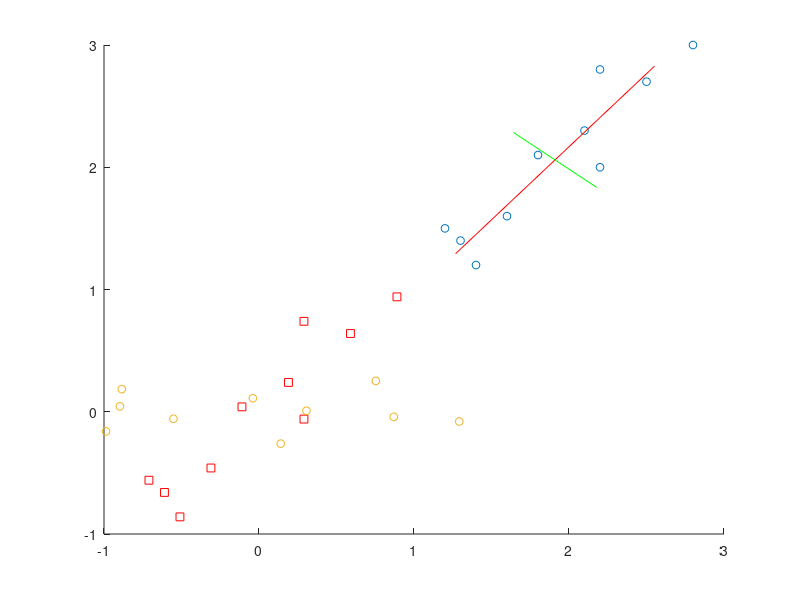
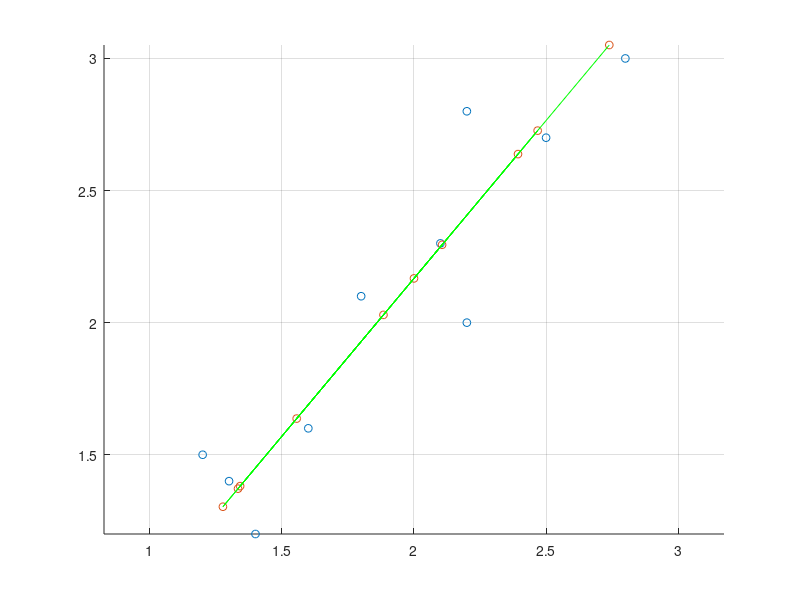

These charts were generated, in order, by the following MATLAB code:
% Example to demonstrate the use of PCA in 2D.
% Computes the principal components, and then
% rebuilds the data fully using both dimensions, 
% or approximately using only one dimension.
%
% last edited: 15/03/2014

clear all;  close all;

disp('This is the example data set:')
V = [2.8 2.2 2.2 1.6 2.5 1.4 1.8 1.2 2.1 1.3;   
      3.0 2.0 2.8 1.6 2.7 1.2 2.1 1.5 2.3 1.4];
disp(V');  

m1 = mean(V(1,:)); m2 = mean(V(2,:));

Vm1 = V(1,:) - m1; 
Vm2 = V(2,:) - m2; 

disp('The mean vector is:')
disp([m1 m2]);


disp('Press a key to continue and see the zero-mean adjusted data set:'); pause;
h = [Vm1;Vm2];
disp(h');

%%Plot the data and zero-mean data
scatter(V(1,:),V(2,:),32); hold on 
scatter(Vm1,Vm2,32,[1 0 0],'rs') 

disp('press a key to continue and compute the Covariance Matrix...'); pause;
C = cov(h')

disp('press a key to continue and show the eigenvectors and eigenvalues...'); pause;
[eigvec,eigval] = eig(C)

% PLOT THE EIGENVECTORS!
plot(m1+[-1 1]*eigvec(1,2),m2+[-1 1]*eigvec(2,2),'r-');
plot(m1+[-0.35 0.35]*eigvec(1,1),m2+[-0.35 0.35]*eigvec(2,1),'g-');
   
disp('press a key to continue to show ||u|| = 1'); pause;
eigvec'*eigvec

disp('press a key to continue and show the data set wrt the PCs'); pause;

[ordeigvec,ordeigval] = eigs(C)   %%%%% or [eigvec(:,2)' ; eigvec(:,1)']'
PCspace = ordeigvec'*h;
PCspace'
figure;
scatter(PCspace(1,:),PCspace(2,:),32); 
figure(1);
scatter(PCspace(1,:),PCspace(2,:),32); 

disp('Covariance of the new representation of the data:');
cov(PCspace')

disp('press a key to continue and reconstruct the original data'); pause;
back_to_x= PCspace' * ordeigvec'
W = zeros(10,2);
W(:,1) = back_to_x(:,1) + m1;
W(:,2) = back_to_x(:,2) + m2;
disp('And add back in the mean...');
W


disp('press a key to continue and generate approximate data (with added mean)'); pause;

H = eye(2); H(2,2)=0;
back_to_x= PCspace' * H * ordeigvec';
W = zeros(10,2);
W(:,1) = back_to_x(:,1) + m1;
W(:,2) = back_to_x(:,2) + m2;
W

figure(2);
scatter(V(1,:),V(2,:),32); hold on; grid; 
scatter(W(:,1),W(:,2),32,'rs'); axis equal;
plot(W(:,1), W(:,2),'g')
